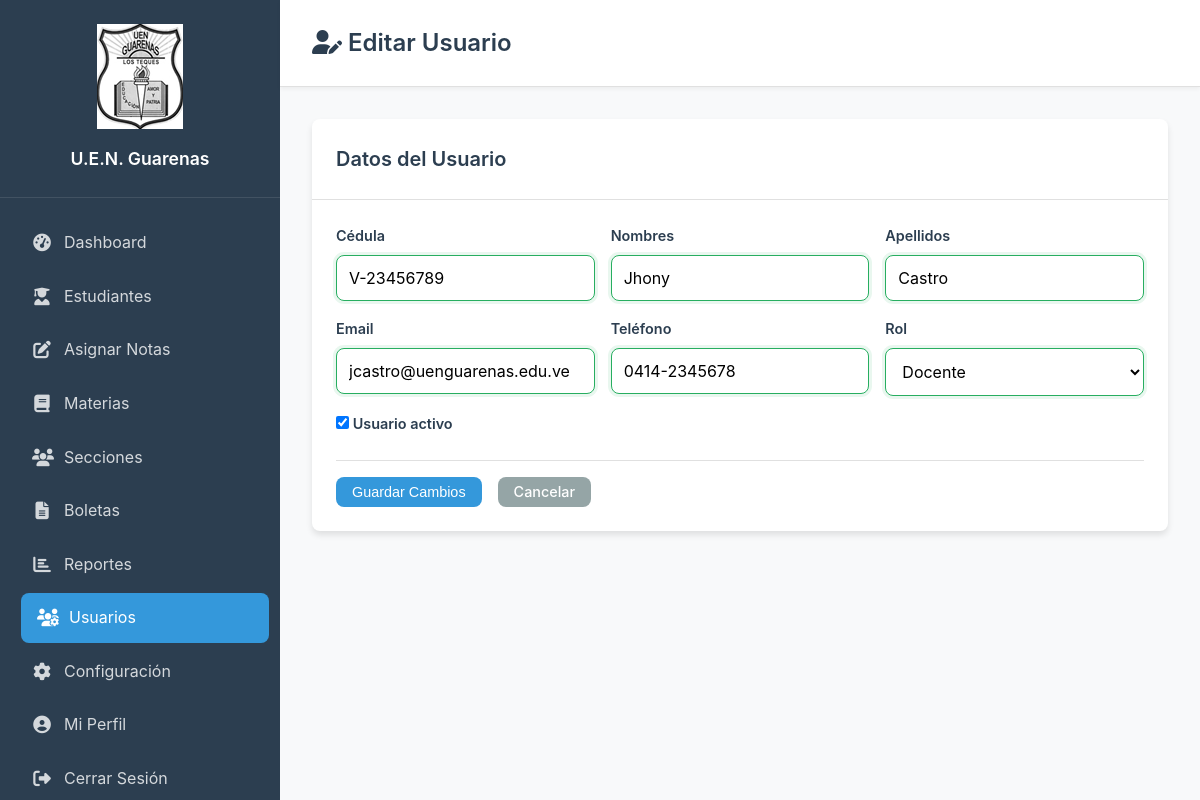
The app's page /editar_usuario.php?id=2 (signed in) with its own data.
### tables this page shows
CREATE TABLE `usuarios` (
  `id` int(11) NOT NULL,
  `username` varchar(50) DEFAULT NULL,
  `cedula` varchar(20) NOT NULL,
  `nombres` varchar(100) NOT NULL,
  `apellidos` varchar(100) NOT NULL,
  `email` varchar(100) DEFAULT NULL,
  `telefono` varchar(20) DEFAULT NULL,
  `rol` enum('admin','docente','secretario') DEFAULT 'docente',
  `password` varchar(255) NOT NULL,
  `activo` tinyint(1) DEFAULT 1,
  `fecha_creacion` timestamp NOT NULL DEFAULT current_timestamp(),
  `ultimo_acceso` timestamp NULL DEFAULT NULL,
  `token_recuperacion` varchar(255) DEFAULT NULL,
  `token_expiracion` datetime DEFAULT NULL
);

### editar_usuario.php (the view, shortened to what this page needs)
<?php
require_once 'config.php';
$db = getDBConnection();
$id = (int)$_GET['id'];
$stmt = $db->prepare("SELECT * FROM usuarios WHERE id = ?");
$stmt->execute([$id]);
$usuario = $stmt->fetch();
?>
<!DOCTYPE html>
<html lang="es">
<head>
    <link rel="stylesheet" href="<?php echo APP_URL; ?>/assets/css/styles.css">
    <link rel="stylesheet" href="https://cdnjs.cloudflare.com/ajax/libs/font-awesome/6.4.0/css/all.min.css">
</head>
<body>
<div class="dashboard-container">
    <?php echo getSidebar('usuarios'); ?>
    <main class="main-content">
        <header class="main-header"><h1><i class="fas fa-user-edit"></i> Editar Usuario</h1></header>
        <div class="content-container">
            <div class="card">
                <div class="card-header"><h2>Datos del Usuario</h2></div>
                <div class="card-body">
                    <form method="POST">
                        <div class="form-grid">
                            <div class="form-group"><label>Cédula</label><input type="text" name="cedula" class="form-control cedula" value="<?php echo htmlspecialchars($usuario['cedula']); ?>" required></div>
                            <div class="form-group"><label>Nombres</label><input type="text" name="nombres" class="form-control" value="<?php echo htmlspecialchars($usuario['nombres']); ?>" required></div>
                            <div class="form-group"><label>Apellidos</label><input type="text" name="apellidos" class="form-control" value="<?php echo htmlspecialchars($usuario['apellidos']); ?>" required></div>
                            <div class="form-group"><label>Email</label><input type="email" name="email" class="form-control" value="<?php echo htmlspecialchars($usuario['email']); ?>" required></div>
                            <div class="form-group"><label>Teléfono</label><input type="text" name="telefono" class="form-control telefono" value="<?php echo htmlspecialchars($usuario['telefono']); ?>"></div>
                            <div class="form-group"><label>Rol</label>
                                <select name="rol" class="form-control">
                                    <option value="docente" <?php echo $usuario['rol']=='docente'?'selected':''; ?>>Docente</option>
                                </select>
                            </div>
                            <div class="form-group">
                                <label><input type="checkbox" name="activo" value="1" <?php echo $usuario['activo'] ? 'checked' : ''; ?>> Usuario activo</label>
                            </div>
                        </div>
                        <div class="form-actions">
                            <button type="submit" class="btn btn-primary">Guardar Cambios</button>
                            <a href="usuarios.php" class="btn btn-secondary">Cancelar</a>
                        </div>
                    </form>
                </div>
            </div>
        </div>
    </main>
</div>
</body>
</html>

### assets/css/styles.css (style rules this page uses)
:root { --primary-color: #3498db; --primary-dark: #2980b9; --secondary-color: #2c3e50; --success-color: #27ae60; --warning-color: #f39c12; --danger-color: #e74c3c; --info-color: #17a2b8; --light-color: #ecf0f1; --dark-color: #34495e; --border-radius: 8px; --box-shadow: 0 4px 6px rgba(0,0,0,0.1); --transition: all 0.3s ease; }
* { margin: 0; padding: 0; box-sizing: border-box; }
body { font-family: 'Inter', 'Segoe UI', Tahoma, Geneva, Verdana, sans-serif; background-color: #f8f9fa; color: #333; line-height: 1.6; }
.dashboard-container { display: flex; min-height: 100vh; }
.main-content { flex-grow: 1; display: flex; flex-direction: column; margin-left: 280px; min-height: 100vh; }
.main-header { background: white; padding: 1.5rem 2rem; border-bottom: 1px solid #e0e0e0; display: flex; justify-content: space-between; align-items: center; box-shadow: 0 2px 4px rgba(0,0,0,0.05); position: sticky; top: 0; z-index: 100; }
.main-header h1 { color: var(--secondary-color); font-size: 1.5rem; font-weight: 600; margin: 0; }
.content-container { padding: 2rem; flex-grow: 1; background: #f8f9fa; }
.card { background: white; border-radius: var(--border-radius); box-shadow: var(--box-shadow); overflow: hidden; transition: var(--transition); }
.card-header { padding: 1.5rem; border-bottom: 1px solid #e0e0e0; display: flex; justify-content: space-between; align-items: center; }
.card-header h2 { color: var(--secondary-color); font-size: 1.25rem; font-weight: 600; margin: 0; }
.card-body { padding: 1.5rem; }
.btn { display: inline-flex; align-items: center; gap: 0.5rem; padding: 0.5rem 1rem; border: none; border-radius: var(--border-radius); text-decoration: none; font-size: 0.9rem; cursor: pointer; transition: var(--transition); font-weight: 500; line-height: 1; }
.btn-primary { background: var(--primary-color); color: white; }
.btn-secondary { background: #95a5a6; color: white; }
.form-grid { display: grid; grid-template-columns: repeat(auto-fit, minmax(250px, 1fr)); gap: 1rem; }
.form-group { display: flex; flex-direction: column; }
.form-group label { margin-bottom: 0.5rem; font-weight: 600; color: var(--secondary-color); font-size: 0.9rem; }
.form-control { padding: 0.75rem; border: 1px solid #ddd; border-radius: var(--border-radius); font-size: 1rem; transition: var(--transition); font-family: inherit; }
select.form-control { background: white; cursor: pointer; }
.form-actions { display: flex; gap: 1rem; justify-content: flex-start; margin-top: 1rem; padding-top: 1rem; border-top: 1px solid #e0e0e0; }
.form-control:valid { border-color: var(--success-color); box-shadow: 0 0 0 3px rgba(39, 174, 96, 0.1); }
.input-success { border-color: var(--success-color) !important; box-shadow: 0 0 0 3px rgba(39, 174, 96, 0.1) !important; }

### records on screen
usuarios: cedula "V-23456789", nombres "Jhony", apellidos "Castro", email "jcastro@uenguarenas.edu.ve", telefono "0414-2345678", rol "Docente", activo "☑"

### other values on screen
APP_NAME "U.E.N. Guarenas"
